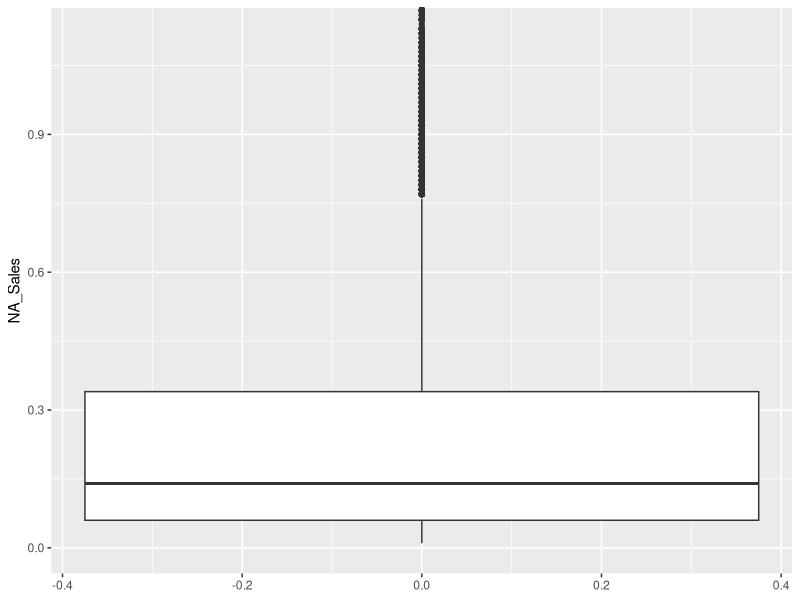
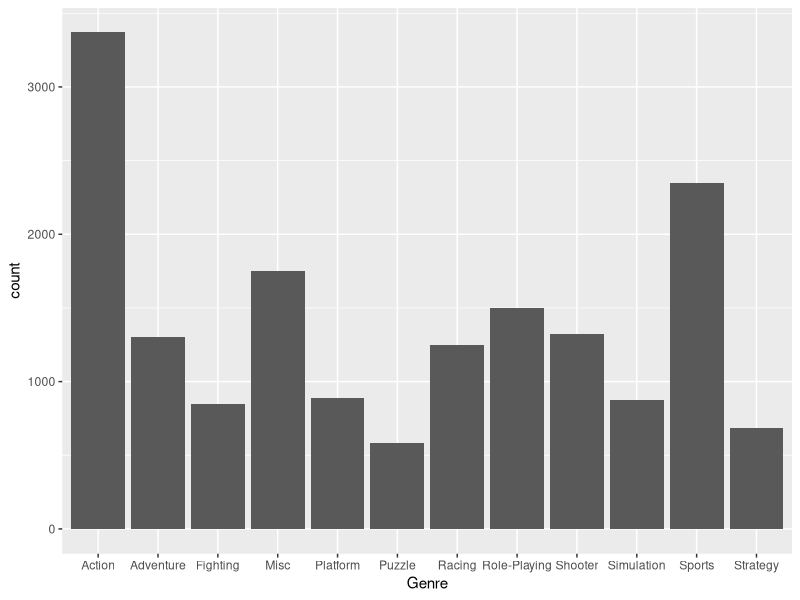
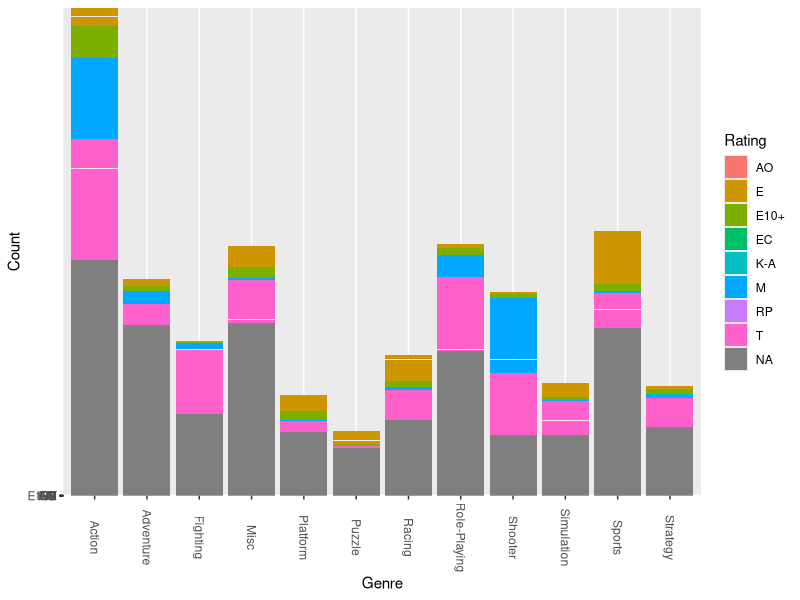
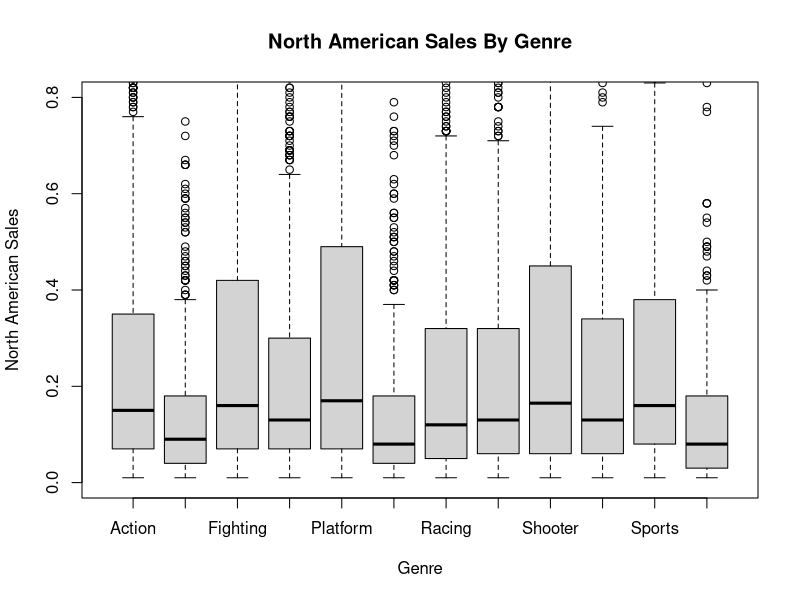
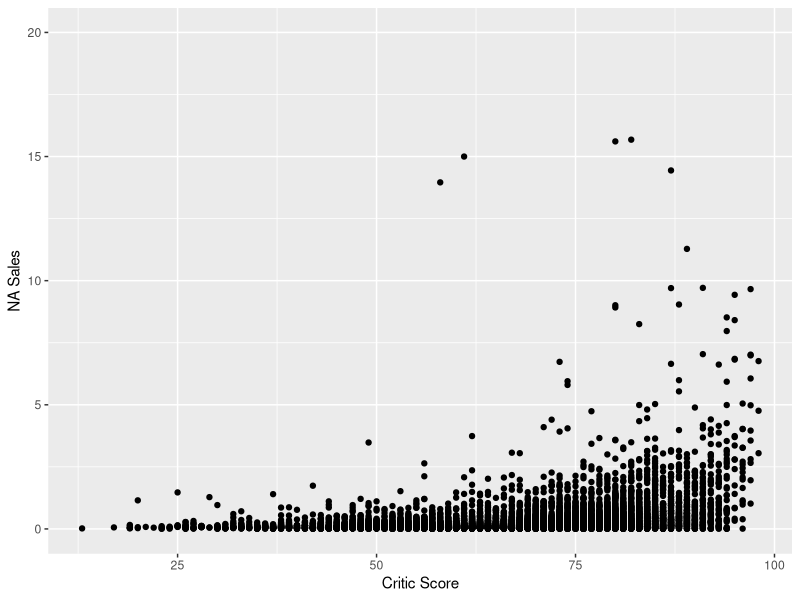

The R source for these figures, in order:
## ---- chunk 1
#Loading Libraries
library(tidyverse)

#Loading Dataset
vgs <- read.csv('replaced variables.csv')

#Transforming variables to appropriate data types
vgs$NA_Sales<-as.numeric(vgs$NA_Sales)
vgs$EU_Sales<-as.numeric(vgs$EU_Sales)
vgs$JP_Sales<-as.numeric(vgs$JP_Sales)
vgs$Other_Sales<-as.numeric(vgs$Other_Sales)
vgs$Platform <- as.factor(vgs$Platform)
vgs$Publisher <- as.factor(vgs$Genre)
vgs$Genre <- as.factor(vgs$Genre)
vgs$Developer <- as.factor(vgs$Developer)
vgs$Rating <- as.factor(vgs$Rating)
vgs$Year_of_Release <- as.factor(vgs$Year_of_Release)
vgs$User_Score <- as.numeric(vgs$User_Score)
vgs$Name <- as.character(vgs$Name)
vgs$User_Score <- vgs$User_Score * 10

#Replacing empty entries with NA
vgs$Rating[vgs$Rating %in% c("")]<- NA
vgs$Rating <-factor(vgs$Rating)
vgs$Developer[vgs$Developer %in% c("")]<- NA
vgs$Developer <-factor(vgs$Developer)
vgs$Genre[vgs$Genre %in% c("")]<- NA
vgs$Genre <-factor(vgs$Genre)
vgs <- filter(vgs, Name != "")
## ---- chunk 2
summary(vgs$NA_Sales, na.rm = TRUE) # summarize the variable NA_Sales
sd(vgs$NA_Sales, na.rm = TRUE) # find the standard deviation
IQR(vgs$NA_Sales, na.rm = TRUE) # find the IQR
nasmildthreshold = (.28*1.5) + .28 # mild threshold
print(nasmildthreshold)
nasmaxthreshold = (.28*3) + .28 # extreme threshold
print(nasmaxthreshold)
sum(vgs$NA_Sales>nasmaxthreshold, na.rm = TRUE) # number of observations above the max threshold
ggplot(data = vgs, aes(y = NA_Sales)) + geom_boxplot() + coord_cartesian(ylim = c(0, 1.12))
## ---- chunk 3
vgs$Genre[vgs$Genre %in% c("")]<- NA
freq_genre <- table(vgs$Genre)
rel_freq_genre <- table(vgs$Genre)/nrow(vgs)
ggplot(data = vgs) + geom_bar(mapping = aes(x = Genre))
## ---- chunk 4
twoway <- addmargins(table(vgs$Rating, vgs$Genre))
twoway %>% knitr::kable()

ggplot(vgs, aes(fill=Rating, y=Rating, x=Genre)) + geom_bar(position= 'stack', stat='identity') + ylab('Count') + xlab('Genre') + theme(axis.text.x=element_text(angle = -90, vjust = 0.5))
## ---- chunk 5
summary(vgs$NA_Sales) #summary statistics of North American sales
table(vgs$Genre) #Frequency table of Video Game Genres
nasalesiqr <- IQR(vgs$NA_Sales, na.rm = TRUE) #Calculating the IQR of NA_Sales
highoutlier <- 0.340+(1.5*nasalesiqr) #High outlier formula
boxplot(vgs$NA_Sales~vgs$Genre, main = "North American Sales By Genre", xlab =
          "Genre", ylab = "North American Sales", ylim = c(0,0.8))
## ---- chunk 6
ggplot(vgs, aes(Critic_Score, NA_Sales)) + geom_point() +ylab('NA Sales') + xlab('Critic Score') + ylim(0, 20)
